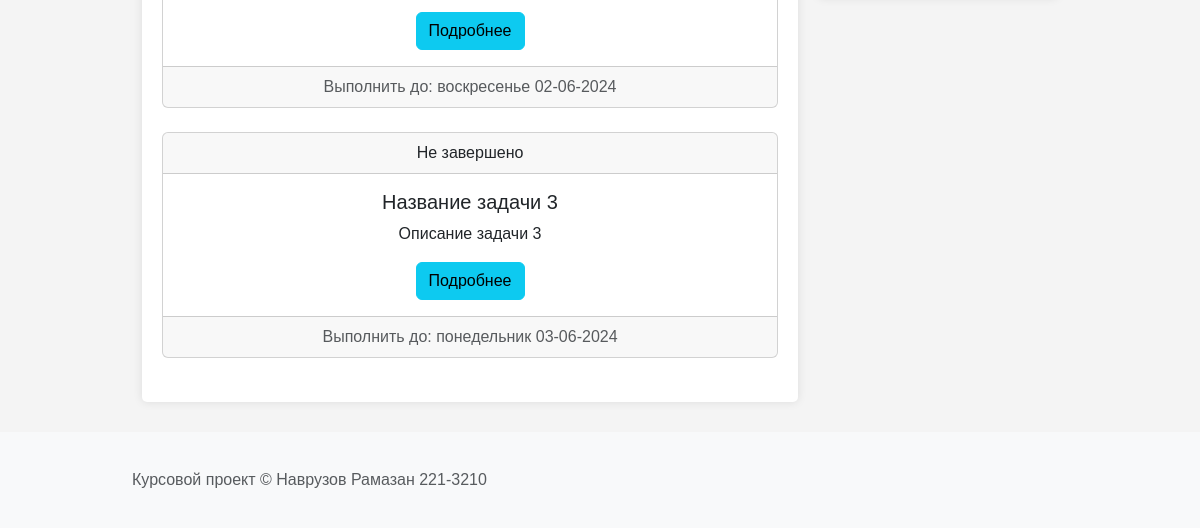
Page / (signed in, lower part) on the earlier database version.
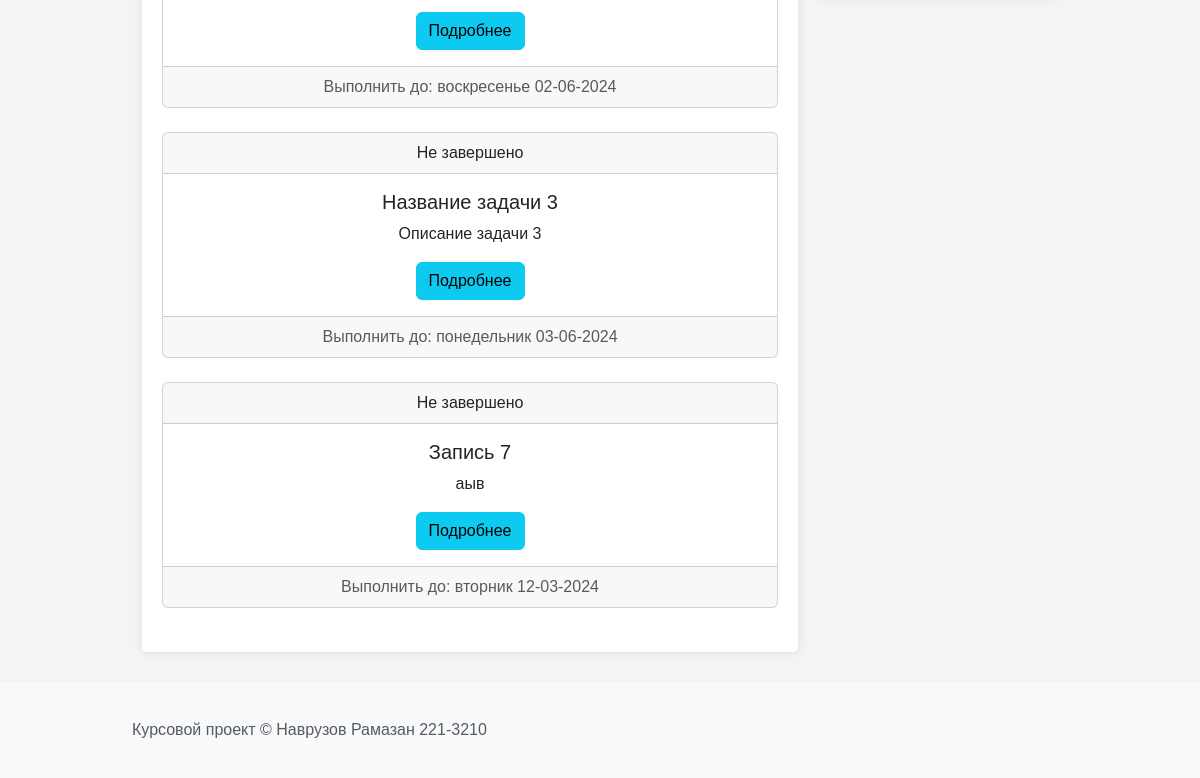
Same page on the later database version.
### app.py (models this page shows)
class Task(db.Model):
    __tablename__ = 'tasks'
    task_id = db.Column(db.Integer, primary_key=True, autoincrement=True)
    user_id = db.Column(db.Integer, db.ForeignKey('users.user_id'), nullable=False)
    title = db.Column(db.String(255), nullable=False)
    description = db.Column(db.Text)
    due_date = db.Column(db.Date)
    priority = db.Column(db.Integer, default=1)
    status = db.Column(db.String(50))
    __table_args__ = (
        db.CheckConstraint('priority >= 1 AND priority <= 10', name='check_priority_range'),
    )

### app.py (the view)
@app.route('/', methods=['GET', 'POST'])
@login_required
def index():
    user_id = current_user.user_id
    tasks = Task.query.filter_by(user_id=user_id).all()
    events = Event.query.filter_by(user_id=user_id).all()
    form = ImportForm()
    return render_template('index.html', tasks=tasks, events=events, form=form)

### app.py (called while the page is built)
def format_date(value):
    return format_datetime(value, "EEEE dd-MM-yyyy", locale='ru_RU')

@login_manager.user_loader
def load_user(user_id):
    return User.query.get(int(user_id))

### templates/index.html (shortened to what this page needs)
<!DOCTYPE html>
<html lang="ru">
<head>
    <link href="https://cdn.jsdelivr.net/npm/bootstrap@5.3.3/dist/css/bootstrap.min.css" rel="stylesheet">
    <link rel="stylesheet" href="{{ url_for('static', filename='styles.css') }}">
    <link rel="stylesheet" href="{{ url_for('static', filename='calendar_styles.css') }}" />
    <link rel="stylesheet" href="https://cdnjs.cloudflare.com/ajax/libs/font-awesome/6.2.1/css/all.min.css"/>
</head>
<body>
    <div class="container">
        <div class="tasks">
            <div id="task-list">
                {% for task in tasks %}
                <div class="card text-center">
                    <div class="card-header">
                        {% if not task.status %}
                            Выполнено
                        {% else %}
                            Не завершено
                        {% endif %}
                    </div>
                    <div class="card-body">
                        <h5 class="card-title">{{ task.title }}</h5>
                        <p class="card-text">{{ task.description }}</p>
                        <button type="button" class="get-info btn btn-info" data-bs-toggle="modal" data-bs-target="#viewRecordModal" data-record-id="{{ task.task_id }}" data-record-type="task">Подробнее</button>
                    </div>
                    <div class="card-footer text-body-secondary">
                        Выполнить до: {{ task.due_date | format_date }}
                    </div>
                </div>
                <br>
                {% endfor %}
            </div>
        </div>
        <div class="sidebar">
        </div>
    </div>
    <footer class="mt-auto py-3 bg-light">
        <div class="container text-center">
            <span class="text-muted">Курсовой проект &#169; Наврузов Рамазан 221-3210</span>
        </div>
    </footer>
</body>
</html>

Differences in the rows shown:
added Task: status "Не завершено", title "Запись 7", description "аыв", due_date "вторник 12-03-2024"
